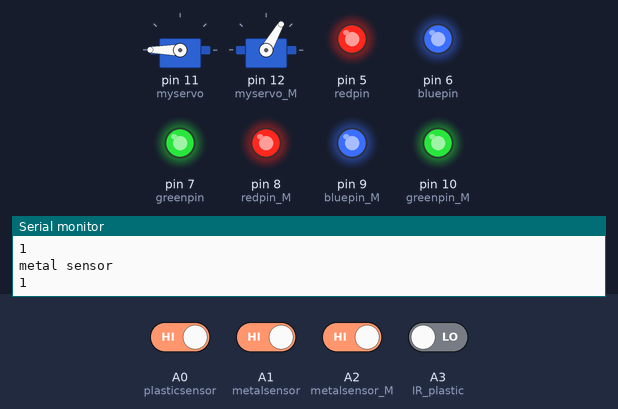
Recording of a program running on a simulated Arduino Uno, built with avr-gcc and run on an emulated ATmega328P. Parts: 2 × servo, output pins drawn as LEDs (lit = HIGH), the last lines printed to the serial monitor. Inputs (shaded band) come from the test bench; at power-on: A0 (plasticsensor), A1 (metalsensor), A2 (metalsensor_M) HIGH, A3 (IR_plastic) LOW.

Above: at 3.5 s.
3.6 s: A1 (metalsensor) driven LOW
At 6.5 s:
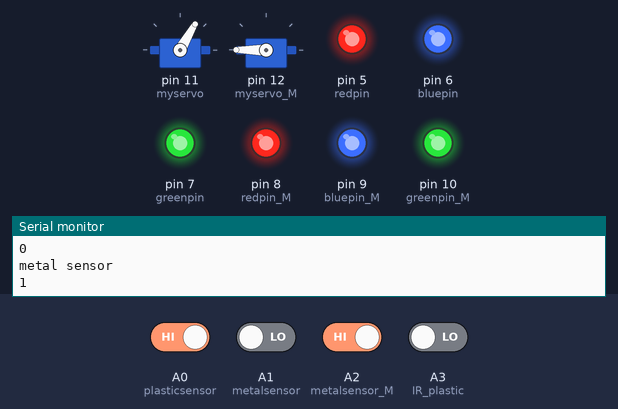
10.9 s: A3 (IR_plastic) driven HIGH
At 12.6 s:
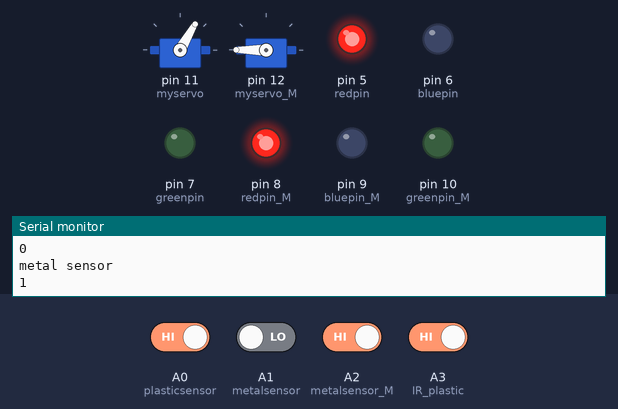
At 14.5 s:
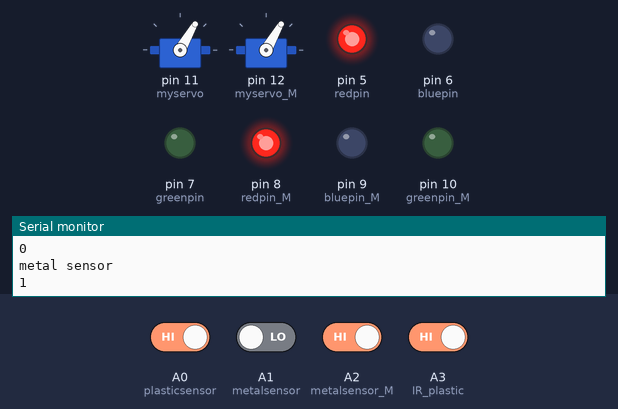
18.1 s: A0 (plasticsensor) driven LOW
At 22.6 s:
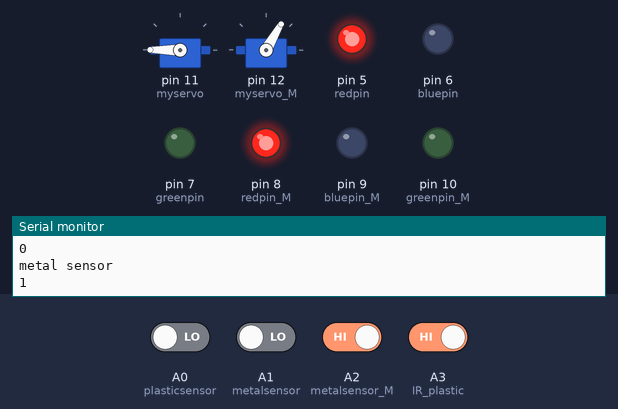
25.4 s: A2 (metalsensor_M) driven LOW
29.1 s: A0 (plasticsensor) driven HIGH
32.6 s: A1 (metalsensor) driven HIGH
Timing chart, 0 to 36.2 s (numbered marks = the images above; inputs shaded):
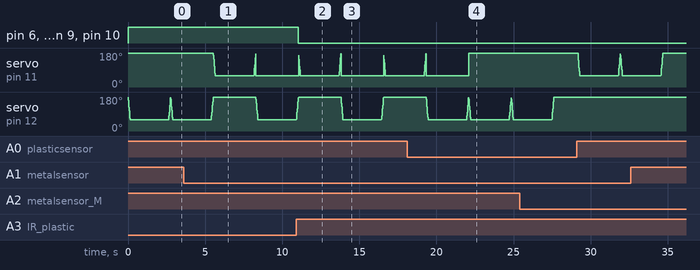

Measured:
- after the input at 10.9 s, pin 6 (bluepin), pin 7 (greenpin), pin 9 (bluepin_M), pin 10 (greenpin_M): HIGH → LOW after 0.14 s

The program:

main.cpp
```cpp
/// include library

#include <Arduino.h>
#include <Servo.h> ///servo motor library


// Pin Definitions


//plastic bin pin definitions
#define redpin 5
#define bluepin 6
#define greenpin 7
#define plasticsensor A0
#define metalsensor A1
#define IR_plastic A3

//metal bin pin definitions
#define redpin_M 8
#define bluepin_M 9
#define greenpin_M 10
#define metalsensor_M A2
#define IR_metal A3


Servo myservo; // create servo object to control a servo on plastic bin
Servo myservo_M; // create servo object to control a servo on metal bin

const int MAX_SWEEP = 60;
const int MIN_SWEEP = 180;

void setup() {
  myservo.attach(11);
  myservo_M.attach(12);

  myservo.write(MIN_SWEEP);
  myservo_M.write(MIN_SWEEP);

  // attaches the plastic bin servo on pin 11 to the servo object
  // attaches the metal bin servo on pin 12 to the servo object
  //RGB LED on plastic bin
  pinMode(redpin,OUTPUT);
  pinMode(bluepin,OUTPUT);
  pinMode(greenpin,OUTPUT);
  //RGB LED on metal bin
  pinMode(redpin_M,OUTPUT);
  pinMode(bluepin_M,OUTPUT);
  pinMode(greenpin_M,OUTPUT);
  //Create sensor values in pull up condition
  pinMode(plasticsensor,INPUT_PULLUP);
  pinMode(metalsensor,INPUT_PULLUP);
  pinMode(metalsensor_M,INPUT_PULLUP);
  //Activate IR sensor
  pinMode(IR_plastic,INPUT);
  pinMode(IR_metal,INPUT);
  //start serial monitor
  Serial.begin(9600);
  //Set RGB LED on deafult vaues (white)
  analogWrite(redpin, 255);
  analogWrite(bluepin, 255);
  analogWrite(greenpin, 255);
  analogWrite(redpin_M, 255);
  analogWrite(bluepin_M, 255);
  analogWrite(greenpin_M, 255);
}

void sweep(Servo &servo, int start, int end, uint8_t step = 1,
           uint8_t delay_ms = 1) {
  if (start < end) {
    for (int pos = start; pos <= end; pos += step) {
      servo.write(pos);
      delay(delay_ms);
    }
  } else {
    for (int pos = start; pos >= end; pos -= step) {
      servo.write(pos);
      delay(delay_ms);
    }
  }
}


void loop() {
  int sensor_read_plastic = digitalRead(plasticsensor);
  int sensor_read_metal = digitalRead(metalsensor);
  int sensor_read_metaletal2 = digitalRead(metalsensor_M);
  int sensor_read_IR_plastic = digitalRead(IR_plastic);
  int sensor_read_IR_metal = digitalRead(IR_metal);
  Serial.println("plastic sensor");
  Serial.println(sensor_read_plastic);
  Serial.println(sensor_read_metal);
  Serial.println("metal sensor");
  Serial.println(sensor_read_metaletal2);

  ///Check if the trash bin is full

  //plastic bin
  if (sensor_read_IR_plastic == 1) {
    analogWrite(redpin, 255);
    analogWrite(bluepin, 0);
    analogWrite(greenpin, 0);
  }
  //metal bin
  if (sensor_read_IR_metal == 1) {
    analogWrite(redpin_M, 255);
    analogWrite(bluepin_M, 0);
    analogWrite(greenpin_M, 0);
  }

  //Plastic bin
  if (sensor_read_plastic == 1 && sensor_read_metal == 0) {
    sweep(
      myservo,
      MIN_SWEEP,
      MAX_SWEEP
    );
    delay(2500);
    // analogWrite(redpin, 255);
    // analogWrite(bluepin, 0);
    // analogWrite(greenpin, 255);
    sweep(
      myservo,
      MAX_SWEEP,
      MIN_SWEEP
    );


    myservo.write(MAX_SWEEP);
    // analogWrite(redpin, 0);
    // analogWrite(bluepin, 0);
    // analogWrite(greenpin, 0);
  } else {
    // keep the door close
    myservo.write(MIN_SWEEP);
    // analogWrite(redpin, 255);
    // analogWrite(bluepin, 255);
    // analogWrite(greenpin, 255);
  }


  //metal bin


  if (sensor_read_metaletal2 == 1) {
    sweep(
      myservo_M,
      MIN_SWEEP,
      MAX_SWEEP
    );
    // analogWrite(redpin_M, 255);
    // analogWrite(bluepin_M, 0);
    // analogWrite(greenpin_M, 255);
    delay(2500);
    sweep(
      myservo_M,
      MAX_SWEEP,
      MIN_SWEEP
    );
    // analogWrite(redpin_M, 0);
    // analogWrite(bluepin_M, 0);
    // analogWrite(greenpin_M, 0);
  } else {
    // keep the door close
    myservo_M.write(MIN_SWEEP);


    // analogWrite(redpin_M, 255);
    // analogWrite(bluepin_M, 255);
    // analogWrite(greenpin_M, 255);
  }
}
```
